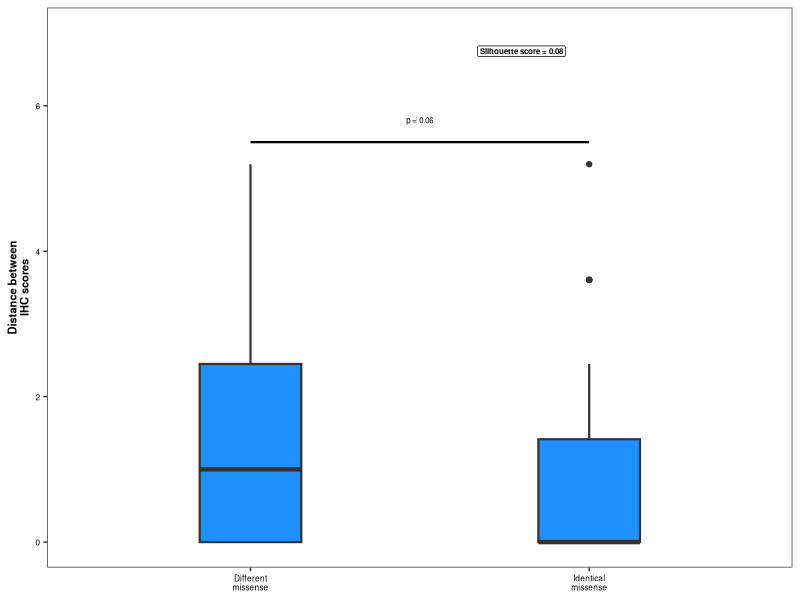

Reproduce this figure in R.
library(data.table)
library(magrittr)
library(ggplot2)
library(pheatmap)

## now by specific protein level

dt <- data.table::fread("../Data/p53_scores.tsv") %>% .[effect == "Missense"]

dt <- dt[!protein_change %like% "delins"]

dt[, locus := protein_change %>% stringr::str_extract("(?<=p\\.)[A-Z]+[0-9]+")]

wl <- dt[, .N, by = "locus"] %>% .[N > 3, locus %>% unique]

dt <- dt[locus %chin% wl]

dt <- dt[, .SD, .SDcols = c("protein_change", "p53_intensity", "ID", "Training_level")]

m <- dt %>% dcast(protein_change + ID ~ Training_level, value.var = "p53_intensity")

rn <- m[, paste0(protein_change, "_", ID)]

m <- m[, 3:5] %>% as.matrix

rownames(m) <- rn

dm <- dist(m) %>% as.matrix

dm[upper.tri(dm, diag = TRUE)] <- NA

cjt <- data.table::CJ(Var1 = rn, Var2 = rn) %>%
  .[stringr::str_extract(Var1, "[A-Z][0-9]+[A-Z]") ==
      stringr::str_extract(Var2, "[A-Z][0-9]+[A-Z]")] %>%
  .[, edge := 1]

dm %<>% reshape2::melt() %>% na.omit %>% as.data.table()

dm <- merge(dm, cjt, all.x = TRUE, by = c("Var1", "Var2"))

dm[is.na(edge), edge := 0]
# 
# ss <- lapply(dt[, locus %>% unique], function(l){
#   
#   m <- dt[locus == l]
#   
#   m %<>% dcast(protein_change + ID ~ Training_level, value.var = "p53_intensity")
#   
#   rn <- m[, paste0(protein_change, "_", ID)]
#   
#   m <- m[, 3:5] %>% as.matrix
#   
#   rownames(m) <- rn
#   
#   # doubkle counting here with the diagonal
#   dm <- dist(m) %>% as.matrix
#   
#   dm[upper.tri(dm, diag = TRUE)] <- NA
#   
#  dm %<>% reshape2::melt() %>% as.data.table() %>% na.omit %>%
#     .[ Var1 != Var2]
#   
#   dm[, win := ifelse(
#     stringr::str_extract(Var1, "[0-9]+[A-Z]") ==
#       stringr::str_extract(Var2, "[0-9]+[A-Z]"),
#     1, 0)]
#   
#   # average outside edge - average inside edge / max edge distance
# 
#   dm[, locus := l]
#   
#   return(dm)
#   
# }) %>% data.table::rbindlist()

# score <- (mean(ss[win == 0, value]) - mean(ss[win == 1, value])) / ss[, value %>% max]

score <- (mean(dm[edge == 0, value]) - mean(dm[edge == 1, value])) / dm[, value %>% max]

lab <- paste0("Silhouette score = ", score %>% sprintf(fmt = "%.2f"))

labp <- wilcox.test(value ~ edge, data = dm)$p.value %>%
  sprintf(fmt = "%.2f") %>% paste("p =", .)
  

bpp <- ggplot(dm, aes(x  = factor(edge), y = value)) +
  geom_boxplot(fill = "dodgerblue", width = 0.3, size = 0.75) +
  theme_bw() +
  theme(panel.grid = element_blank(),
        axis.text = element_text(color = "black", size = unit(6, "points")),
        axis.title = element_text(size = unit(8, "points"), face = "bold"),
        ) +
  annotate("label", label = lab, x = 1.8, y = 6.75, fontface = "bold", size = 2) +
  annotate("segment", x = 1, xend = 2, y = 5.5, yend = 5.5, size = 0.75) +
  annotate("text", y = 5.8, x = 1.5, label = labp, size = 2) +
  scale_x_discrete(labels = c("Different\nmissense", "Identical\nmissense")) +
  ylim(c(0, 7)) +
  xlab(NULL) +
  ylab("Distance between\nIHC scores") 

ggsave(plot = bpp, filename = "Figure_3C.pdf", height = 2, width = 2)

